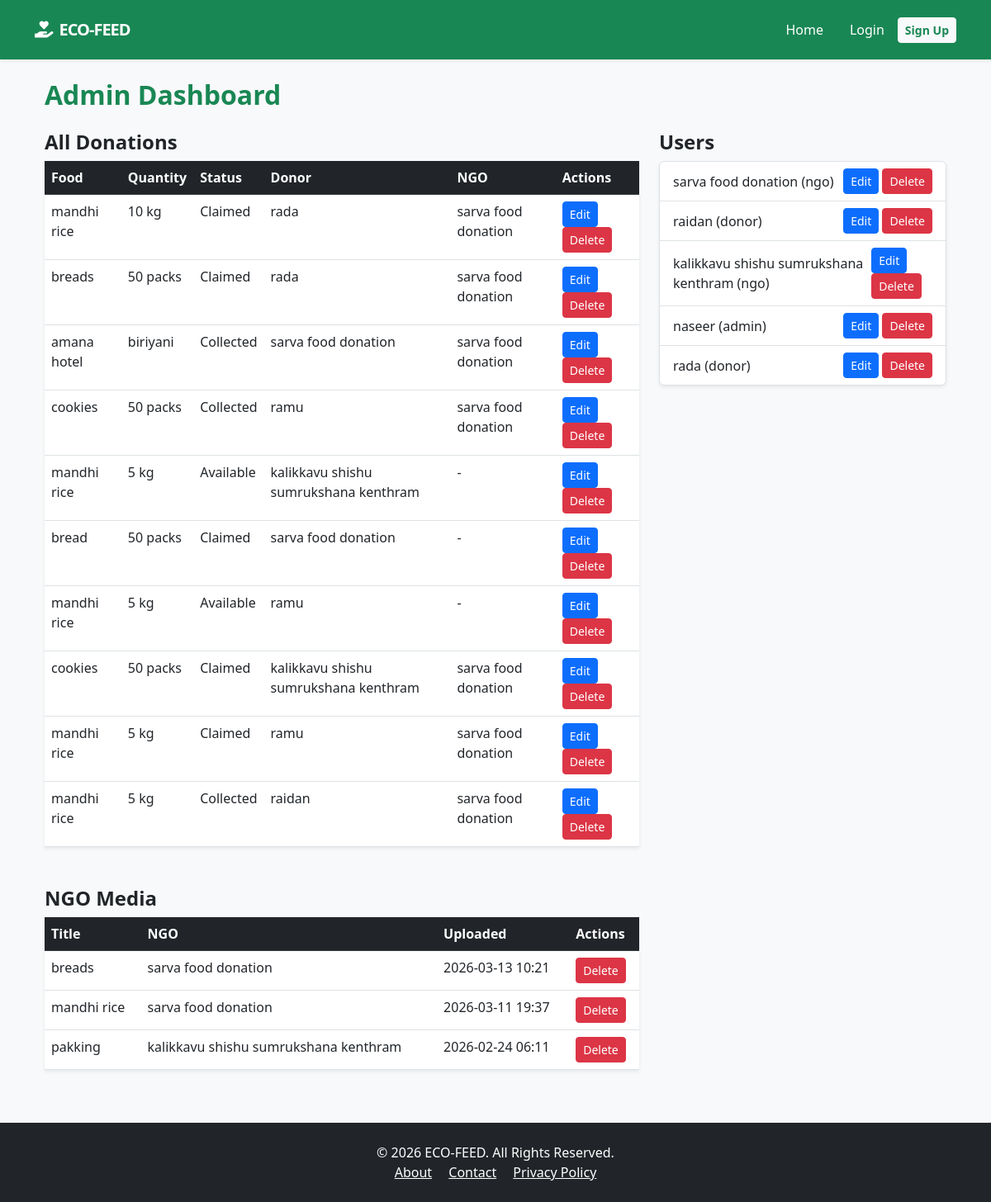
/admin_dashboard/, run on the app's committed database.
### donation_app/models.py (models this page shows, shortened)
class FoodDonation(models.Model):
    STATUS_CHOICES = [
        ('Available', 'Available'),
        ('Claimed', 'Claimed'),
        ('Collected', 'Collected'),
    ]
    donor = models.ForeignKey(User, on_delete=models.CASCADE, related_name="donations")
    ngo = models.ForeignKey(User, on_delete=models.SET_NULL, null=True, blank=True, related_name="claims")
    food_type = models.CharField(max_length=100)
    quantity = models.CharField(max_length=50)
    expiry_time = models.DateTimeField()
    image = models.ImageField(upload_to="donations/", blank=True, null=True)
    status = models.CharField(max_length=10, choices=STATUS_CHOICES, default="Available")
    donation_id = models.UUIDField(primary_key=True, default=uuid.uuid4, editable=False, unique=True)
    short_id = models.CharField(max_length=8, editable=False, unique=True, null=True, blank=True)
    claimed_at = models.DateTimeField(null=True, blank=True)
    collected_at = models.DateTimeField(null=True, blank=True)

### ngo_app/models.py (models this page shows, shortened)
class NGOMedia(models.Model):
    ngo = models.ForeignKey(NGO, on_delete=models.CASCADE)
    title = models.CharField(max_length=200)
    description = models.TextField(blank=True)
    image = models.ImageField(upload_to='ngo_media/', null=True, blank=True)
    video = models.FileField(upload_to='ngo_media/', null=True, blank=True)
    uploaded_at = models.DateTimeField(auto_now_add=True)

class NGO(models.Model):
    user = models.OneToOneField(User, on_delete=models.CASCADE)
    name = models.CharField(max_length=150)
    address = models.TextField(blank=True)

### user_app/models.py (models this page shows, shortened)
class UserProfile(models.Model):
    ROLE_CHOICES = [
        ('donor', 'Donor'),
        ('ngo', 'NGO'),
        ('admin', 'Admin'),
    ]
    user = models.OneToOneField(User, on_delete=models.CASCADE)
    role = models.CharField(max_length=10, choices=ROLE_CHOICES)
    address = models.TextField(blank=True)
    phone_regex = RegexValidator(regex=r'^\+?1?\d{9,15}$',
                                 message="Phone number must be entered in the format: '+999999999'. Up to 15 digits allowed.")
    phone = models.CharField(validators=[phone_regex], max_length=17, blank=True)

### admin_app/views.py (the view)
# urls.py: path('admin_dashboard/', views.admin_dashboard, name='admin_dashboard'),
def admin_dashboard(request):
    donations = FoodDonation.objects.all().order_by('-donation_id')
    users = UserProfile.objects.all()
    media_list = NGOMedia.objects.all().order_by('-uploaded_at')
    return render(request, 'admin_dashboard.html', {
        'donations': donations,
        'users': users,
        'media_list': media_list,
    })

### admin_app/templates/admin_dashboard.html (shortened to what this page needs)
{% extends 'base.html' %}
{% block content %}
<div class="container mt-4">
  <h2 class="fw-bold text-success mb-4">Admin Dashboard</h2>
  <div class="row">
    <div class="col-md-8">
      <h4 class="fw-bold">All Donations</h4>
      <table class="table table-hover bg-white shadow-sm">
        <thead class="table-dark">
          <tr>
            <th>Food</th>
            <th>Quantity</th>
            <th>Status</th>
            <th>Donor</th>
            <th>NGO</th>
            <th>Actions</th>
          </tr>
        </thead>
        <tbody>
          {% for d in donations %}
          <tr>
            <td>{{ d.food_type }}</td>
            <td>{{ d.quantity }}</td>
            <td>{{ d.status }}</td>
            <td>{{ d.donor.username }}</td>
            <td>{{ d.ngo.username|default:"-" }}</td>
            <td>
              <a href="{% url 'edit_donation' d.donation_id %}" class="btn btn-sm btn-primary">Edit</a>
              <a href="{% url 'delete_donation' d.donation_id %}" class="btn btn-sm btn-danger"
                 onclick="return confirm('Are you sure you want to delete this donation?');">Delete</a>
            </td>
          </tr>
          {% empty %}
          <tr>
            <td colspan="6" class="text-center">No donations found.</td>
          </tr>
          {% endfor %}
        </tbody>
      </table>
      <h4 class="fw-bold mt-5">NGO Media</h4>
      <table class="table table-hover bg-white shadow-sm">
        <thead class="table-dark">
          <tr>
            <th>Title</th>
            <th>NGO</th>
            <th>Uploaded</th>
            <th>Actions</th>
          </tr>
        </thead>
        <tbody>
          {% for m in media_list %}
          <tr>
            <td>{{ m.title }}</td>
            <td>{{ m.ngo.name }}</td>
            <td>{{ m.uploaded_at|date:"Y-m-d H:i" }}</td>
            <td>
              <a href="{% url 'delete_media' m.id %}" class="btn btn-sm btn-danger" onclick="return confirm('Delete this media?');">Delete</a>
            </td>
          </tr>
          {% empty %}
          <tr><td colspan="4" class="text-center">No media found.</td></tr>
          {% endfor %}
        </tbody>
      </table>
    </div>
    <div class="col-md-4">
      <h4 class="fw-bold">Users</h4>
      <ul class="list-group shadow-sm">
        {% for u in users %}
          <li class="list-group-item d-flex justify-content-between align-items-center">
            {{ u.user.username }} ({{ u.role }})
            <span>
              <a href="{% url 'edit_user' u.id %}" class="btn btn-sm btn-primary">Edit</a>
              <a href="{% url 'delete_user' u.id %}" class="btn btn-sm btn-danger"
                 onclick="return confirm('Are you sure you want to delete this user?');">Delete</a>
            </span>
          </li>
        {% empty %}
          <li class="list-group-item text-center">No users found.</li>
        {% endfor %}
      </ul>
    </div>
  </div>
</div>
{% endblock %}

### data on the page
FoodDonation: food_type "mandhi rice", quantity "10 kg", status "Claimed", donor.username "rada", ngo.username "sarva food donation"
FoodDonation: food_type "breads", quantity "50 packs", status "Claimed", donor.username "rada", ngo.username "sarva food donation"
FoodDonation: food_type "amana hotel", quantity "biriyani", status "Collected", donor.username "sarva food donation", ngo.username "sarva food donation"
FoodDonation: food_type "cookies", quantity "50 packs", status "Collected", donor.username "ramu", ngo.username "sarva food donation"
FoodDonation: food_type "mandhi rice", quantity "5 kg", status "Available", donor.username "kalikkavu shishu sumrukshana kenthram", ngo.username "-"
FoodDonation: food_type "bread", quantity "50 packs", status "Claimed", donor.username "sarva food donation", ngo.username "-"
FoodDonation: food_type "mandhi rice", quantity "5 kg", status "Available", donor.username "ramu", ngo.username "-"
FoodDonation: food_type "cookies", quantity "50 packs", status "Claimed", donor.username "kalikkavu shishu sumrukshana kenthram", ngo.username "sarva food donation"
FoodDonation: food_type "mandhi rice", quantity "5 kg", status "Claimed", donor.username "ramu", ngo.username "sarva food donation"
FoodDonation: food_type "mandhi rice", quantity "5 kg", status "Collected", donor.username "raidan", ngo.username "sarva food donation"
NGOMedia: title "breads", ngo.name "sarva food donation", uploaded_at "2026-03-13 10:21"
NGOMedia: title "mandhi rice", ngo.name "sarva food donation", uploaded_at "2026-03-11 19:37"
NGOMedia: title "pakking", ngo.name "kalikkavu shishu sumrukshana kenthram", uploaded_at "2026-02-24 06:11"
UserProfile: user.username "sarva food donation", role "ngo"
UserProfile: user.username "raidan", role "donor"
UserProfile: user.username "kalikkavu shishu sumrukshana kenthram", role "ngo"
UserProfile: user.username "naseer", role "admin"
UserProfile: user.username "rada", role "donor"
